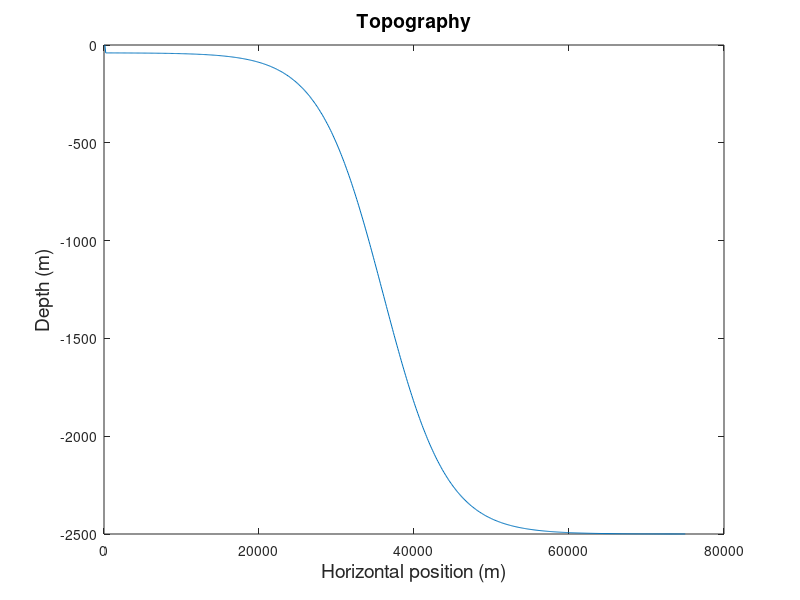
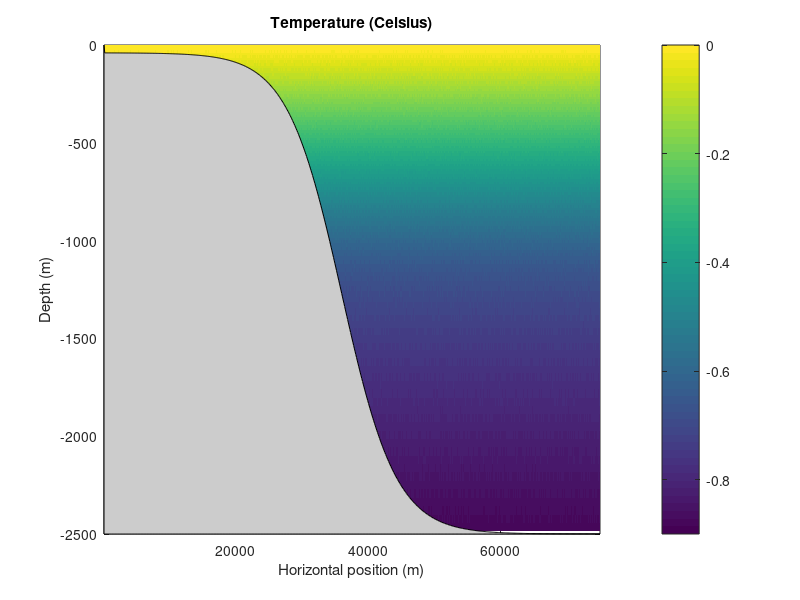
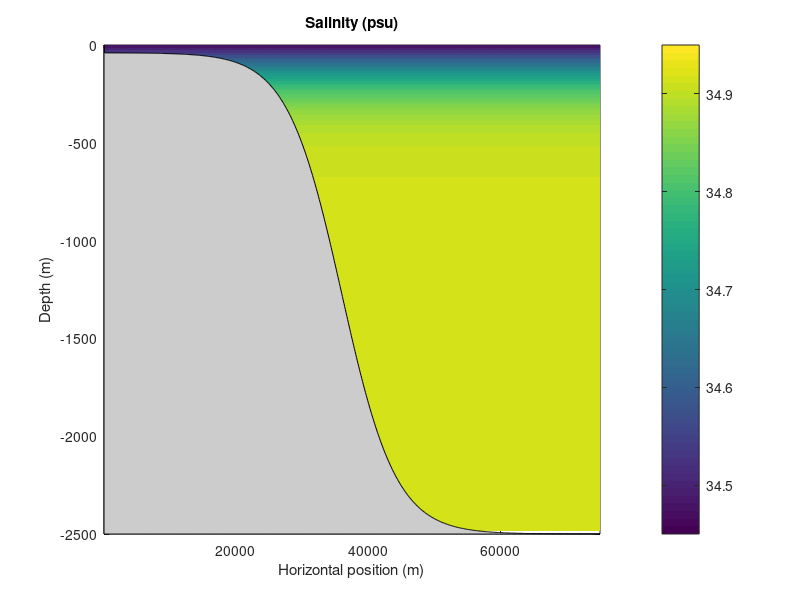
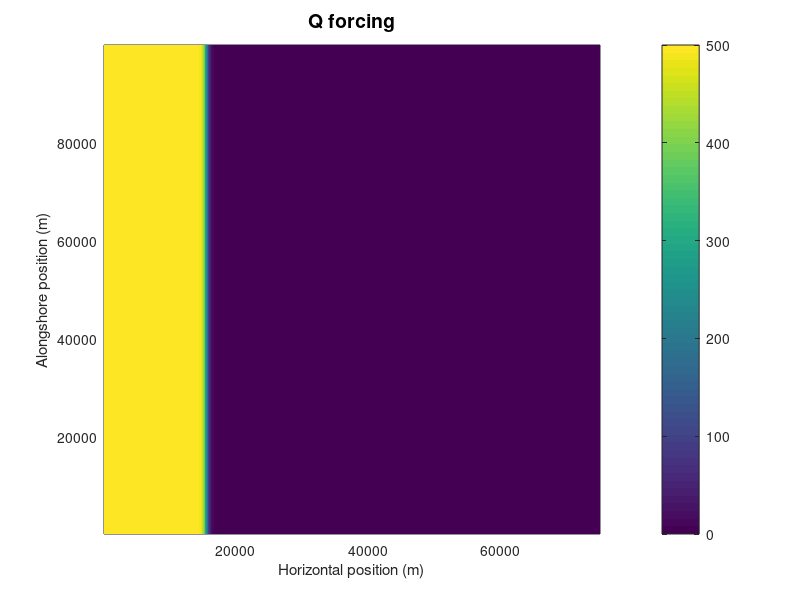

Recreate these plots in MATLAB, in order. (Note: this script raises an error after producing the figures.)
% This is a matlab script that generates the input data
% variable x resolution
clear all
close all

prec='real*8';
ieee='b';

% Dimensions of grid
nx=640; 
ny=900;
nz=120; 
% Nominal depth of model (meters)
H=2500.0;
% Size of domain
Lx=75000;
Ly=99999.9;

% Horizontal resolution (m)
%Variable resolution
res1=2*Lx/(3*nx);
L1=Lx/2;
L2=Lx - L1;
n2=nx - (L1/res1);
res2=L2/n2;
A=res2 - res1;
iswitch1=L1/(res1);
width=40;
dx=zeros(nx,1);
for i=1:nx
    dx(i) = res1*1.43982 + 0.06*A*( tanh( (i-iswitch1)/width) + 1);
%dx(i) = Lx/nx;
end

%Vertical resolution (m)
res1z=2*H/(3*nz);
H1 =H/2;
H2 =H - H1;
n2z =nz - (H1/res1z);
res2z=H2/n2z;
Az = res2z-res1z;
% in gendata_Kara1 iswitchz =H1/(res1z);
iswitchz =H1/(res1z);
widthz=10;
dz = zeros(nz,1);
for i=1:nz
    dz(i) =res1z*.95+0.5408*Az*(tanh((i-iswitchz)/widthz)+1);
    %in gendata_Kara1 dz(i) =res1z/4+1.2*Az*(tanh((i-iswitchz)/widthz)+1);

end


x=zeros(nx,1);
x(1) = dx(1);
for i=2:nx
x(i)=x(i-1) + dx(i);
end

z=zeros(nz,1);
z(1) =-dz(1);
for i=2:nz
    z(i)=(z(i-1)-dz(i));
end
y =111.111:111.111:99999.9; 

fid=fopen('dx.bin','w',ieee); fwrite(fid,dx,prec); fclose(fid);
%fid=fopen('dz.bin','w',ieee); fwrite(fid,dz,prec); fclose(fid);
dy = Ly/ny;

% Flux
Qo=500; %W/m^2
SFo=0.0372; %kg*psu/(m^2*s);

% Stratification
gravity=9.81;
talpha=2.0e-4;
sbeta=7.4e-4;
N2=0.0000013; %0 for no stratification
Tz=N2/(gravity*talpha);
Sz=N2/(gravity*sbeta);


%Tanh function for cooling
xswitch = 2.2e4+ Lx/2.0;
qwidth = .5e3;
Q=0.0*rand([nx,ny]);
for i=1:nx
Q(i,:) = Q(i,:) + Qo*0.5*(tanh((Lx-x(i)-xswitch)/qwidth) + 1);
%Q(i,:) = Q(i,:) + Qo*0.5*(tanh((x(i)-xswitch)/qwidth) + 1);
end
fid=fopen('Qnet.forcing','w',ieee); fwrite(fid,Q,prec); fclose(fid);

%Tanh function for salinity forcing
%negative for increasing SSS
xswitch = 2.2e4 + Lx/2.0;
sfwidth = 0.5e3;
SF=0.0*rand([nx,ny]);
for i=1:nx
SF(i,:) = -(SF(i,:) + SFo*0.5*(tanh((Lx-x(i)-xswitch)/sfwidth) + 1));
%Q(i,:) = Q(i,:) + Qo*0.5*(tanh((x(i)-xswitch)/qwidth) + 1);
end
fid=fopen('SF.forcing','w',ieee); fwrite(fid,SF,prec); fclose(fid);

% Temperature profile
i = 1:1:nz;
Tref = 1.5516 - 1.5414*(tanh(i/179.2610)+1);
fid =fopen('Tref.init','w',ieee); fwrite(fid,Tref,prec); fclose(fid);
t=0.01*rand([nx,ny,nz]);

for k=1:nz
 t(:,:,k) = t(:,:,k) + Tref(k);
end
fid=fopen('T.init','w',ieee); fwrite(fid,t,prec); fclose(fid);

%Salinity profile
i = 1:1:nz;
Sref=33.9831+0.4654*(tanh(i/17.9459)+1);
fid=fopen('Sref.init','w',ieee); fwrite(fid,Sref,prec); fclose(fid);
s=0.0001*rand([nx,ny,nz]);
for k=1:nz
    s(:,:,k)=s(:,:,k)+Sref(k);
end
fid=fopen('S.init','w',ieee); fwrite(fid,s,prec); fclose(fid);

%Temperature profile for sponge
Trefsponge = repmat(Tref,[ny 1]);
fid =fopen('Trefsponge.init','w',ieee); fwrite(fid,Trefsponge,prec); fclose(fid);
%Salinity profile for sponge
Srefsponge = repmat(Sref,[ny 1]);
fid =fopen('Srefsponge.init','w',ieee); fwrite(fid,Srefsponge,prec); fclose(fid);

%Sponge BC
Uref=0.0*rand([ny,nz]);
Vref=0.0*rand([ny,nz]);
fid =fopen('Uref.init','w',ieee); fwrite(fid,Uref,prec); fclose(fid);
fid =fopen('Vref.init','w',ieee); fwrite(fid,Vref,prec); fclose(fid);

% Sloping channel
% tanh function for slope
slope=0.15
offset=1.5e3 + Lx/2.0;
dmax=-40.0;
h1=dmax;
h2=-H;
hdiff=(h1-h2);
xwidth=hdiff/(2.0*slope);
d=0.0*rand([nx,ny]);
for i=1:nx
for j=1:ny
d(i,j) = hdiff/2*(tanh((Lx-x(i)-offset)/xwidth) + 1) - H;
end
end
d(1,:)=0.0;
fid=fopen('topog.slope','w',ieee); fwrite(fid,d,prec); fclose(fid);

pressure = -9.81*1035*z/10000;
pressure = repmat(pressure,[1 640]);
pressure = reshape(pressure',640,1,120);

ypoint = 890;

figure(101)
plot(x,d(:,1)); 
xlabel('Horizontal position (m)','Fontsize',14)
ylabel('Depth (m)','Fontsize',14); title('Topography','Fontsize',14)

figure(102)
pcolor(x,z-z(1),squeeze(t(:,ypoint,:))'); shading flat;
set(gca,'Ydir','Normal')
colorbar; title('Temperature (Celsius)')
xlabel('Horizontal position (m)')
ylabel('Depth (m)'); 
hold on; 
h =area(x,d(:,1),-2500);
set(h,'Facecolor',[0.8 0.8 0.8]);
caxis([-0.9 0]);
    
figure(103)
pcolor(x,z-z(1),squeeze(s(:,ypoint,:))'); shading flat;
set(gca,'Ydir','Normal')
colorbar; title('Salinity (psu)')
xlabel('Horizontal position (m)')
ylabel('Depth (m)'); 
hold on; 
h =area(x,d(:,1),-2500);
set(h,'Facecolor',[0.8 0.8 0.8]);
caxis([34.45 34.95]);

figure(104)
pcolor(x,y,Q'); shading flat;
colorbar; title('Q forcing','Fontsize',14)
 xlabel('Horizontal position (m)')
ylabel('Alongshore position (m)'); 

figure(105)
pcolor(x,y,SF'); shading flat;
colorbar; title('Salinity forcing')
xlabel('Horizontal position (m)')
ylabel('Alongshore position (m)'); 



%LOOKING AT PRESSURE
tdens = (squeeze(t(:,1,:)))';
sdens = (squeeze(s(:,1,:)))';
density = densmdjwf(sdens,tdens,1);
figure(106)
pcolor(x,z-z(1),density); shading flat;
set(gca,'Ydir','Normal')
colorbar; title('Density (kg/m^3)')
xlabel('Horizontal position (m)')
ylabel('Depth (m)'); 
hold on; 
h =area(x,d(:,1),-2500);
set(h,'Facecolor',[0.8 0.8 0.8]);
caxis([1027.6 1028.1]);

figure(107)
meshz(x/1000,y/1000,d')
set(gca,'Fontsize',10); xlabel('X position (km)','Fontsize',10)
ylabel('Y position (km)','Fontsize',10); 
zlabel('Depth, (m)','Fontsize',10); %title('Topography','Fontsize',10)
view(50,30);
set(gca,'Color',[0.75 0.8 1])
colormap gray

% hold on; 
% h =area(x,d(:,1),-2500);
% set(h,'Facecolor',[0.8 0.8 0.8]);
% caxis([1027.6 1028.08]);














